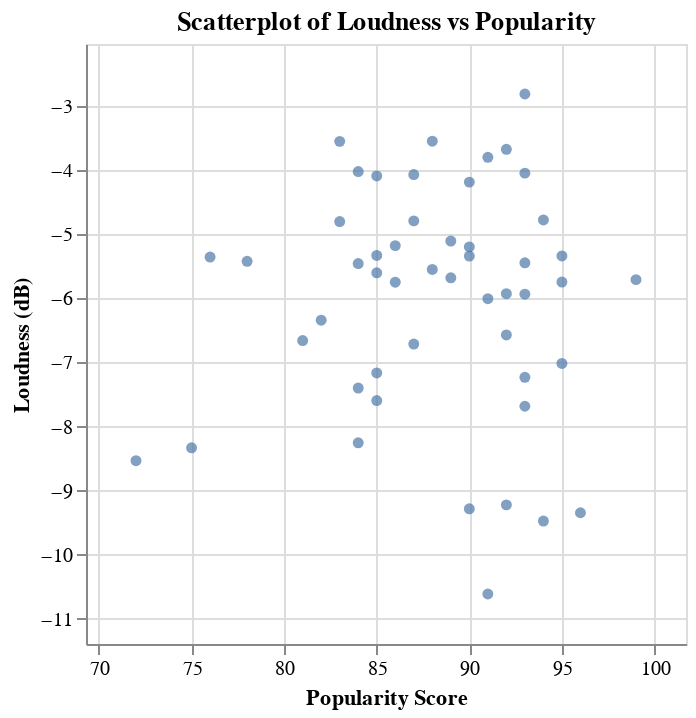

Notebook cell for this chart:
### Markdown cell above
Awesome! Let's try answering this question: Is there a relationship between how loud a song is in decibels and its popularity? Since we are trying to answer a question regarding the relationship between 2 quantitative variables, we should use scatterplot to visualize it.

### Code cell
plt.rcParams['figure.figsize'] = (10, 8)

pop_min, pop_max = spotify_raw["popularity"].min(), spotify_raw["popularity"].max()
loud_min, loud_max = spotify_raw["loudness"].min(), spotify_raw["loudness"].max()

pop_range = pop_max - pop_min
loud_range = loud_max - loud_min

pop_padding = pop_range * 0.1
loud_padding = loud_range * 0.1

# spotify_scatterplot = alt.Chart(...,
#                             title = "Scatterplot of Loudness vs Popularity"
#                             )...(
#                                 x = alt.X("popularity").title("Popularity Score")
#                                 .scale(domain=[pop_min - pop_padding, pop_max + pop_padding]),
#                                 y = alt.Y("loudness").title("Loudness (dB)")
#                                 .scale(domain=[loud_min - loud_padding, loud_max + loud_padding]),
#                                 )
# ...

# Solution below
spotify_scatterplot = alt.Chart(spotify_raw,
                            title = "Scatterplot of Loudness vs Popularity"
                            ).mark_circle().encode(
                                x = alt.X("popularity").title("Popularity Score")
                                .scale(domain=[pop_min - pop_padding, pop_max + pop_padding]),
                                y = alt.Y("loudness").title("Loudness (dB)")
                                .scale(domain=[loud_min - loud_padding, loud_max + loud_padding]),
                                )
spotify_scatterplot

### Figure 1 — Vega-Lite specification as saved in the notebook (floating-point values rounded to 4 significant figures)
{"config": {"view": {"continuousWidth": 300, "continuousHeight": 300}}, "data": {"name": "data-eafcae488f3ad7e01dd29be0cbc39b7c"}, "mark": {"type": "circle"}, "encoding": {"x": {"field": "popularity", "scale": {"domain": [69.3, 101.7]}, "title": "Popularity Score", "type": "quantitative"}, "y": {"field": "loudness", "scale": {"domain": [-11.39, -2.03]}, "title": "Loudness (dB)", "type": "quantitative"}}, "title": "Scatterplot of Loudness vs Popularity", "$schema": "https://vega.github.io/schema/vega-lite/v5.20.1.json", "datasets": {"data-eafcae488f3ad7e01dd29be0cbc39b7c": [{"artist_name": "Miley Cyrus", "track_name": "Flowers", "album_release_date": "2023-08-18", "genres": "pop", "danceability": 0.706, "energy": 0.691, "loudness": -4.775, "key": 0, "tempo": 118.0, "duration_ms": 200600, "time_signature": 4, "popularity": 94, "pop": true}, {"artist_name": "SZA", "track_name": "Kill Bill", "album_release_date": "2022-12-08", "genres": "pop, r&b, rap", "danceability": 0.644, "energy": 0.735, "loudness": -5.747, "key": 8, "tempo": 88.98, "duration_ms": 153947, "time_signature": 4, "popularity": 86, "pop": false}, {"artist_name": "Harry Styles", "track_name": "As It Was", "album_release_date": "2022-05-20", "genres": "pop", "danceability": 0.52, "energy": 0.731, "loudness": -5.338, "key": 6, "tempo": 173.9, "duration_ms": 167303, "time_signature": 4, "popularity": 95, "pop": true}, {"artist_name": "Jung Kook", "track_name": "Seven (feat. Latto) (Explicit Ver.)", "album_release_date": "2023-11-03", "genres": "k-pop", "danceability": 0.79, "energy": 0.831, "loudness": -4.185, "key": 11, "tempo": 125.0, "duration_ms": 183551, "time_signature": 4, "popularity": 90, "pop": false}, {"artist_name": "Eslabon Armado", "track_name": "Ella Baila Sola", "album_release_date": "2023-04-28", "genres": "corrido, corridos tumbados, sad sierreno, sierreno", "danceability": 0.668, "energy": 0.758, "loudness": -5.176, "key": 5, "tempo": 148.0, "duration_ms": 165671, "time_signature": 3, "popularity": 86, "pop": false}, {"artist_name": "Taylor Swift", "track_name": "Cruel Summer", "album_release_date": "2019-08-23", "genres": "pop", "danceability": 0.552, "energy": 0.702, "loudness": -5.707, "key": 9, "tempo": 170.0, "duration_ms": 178427, "time_signature": 4, "popularity": 99, "pop": true}, {"artist_name": "Metro Boomin", "track_name": "Creepin' (with The Weeknd & 21 Savage)", "album_release_date": "2022-12-02", "genres": "rap", "danceability": 0.715, "energy": 0.62, "loudness": -6.005, "key": 1, "tempo": 97.95, "duration_ms": 221520, "time_signature": 4, "popularity": 91, "pop": false}, {"artist_name": "Rema", "track_name": "Calm Down (with Selena Gomez)", "album_release_date": "2023-04-27", "genres": "afrobeats, nigerian pop", "danceability": 0.799, "energy": 0.802, "loudness": -5.196, "key": 11, "tempo": 107.0, "duration_ms": 239318, "time_signature": 4, "popularity": 90, "pop": false}, {"artist_name": "Bizarrap", "track_name": "Shakira: Bzrp Music Sessions, Vol. 53", "album_release_date": "2023-01-11", "genres": "argentine hip hop, pop venezolano, trap argentino, trap latino, urbano latino", "danceability": 0.778, "energy": 0.632, "loudness": -5.6, "key": 2, "tempo": 122.1, "duration_ms": 218289, "time_signature": 4, "popularity": 85, "pop": false}, {"artist_name": "Taylor Swift", "track_name": "Anti-Hero", "album_release_date": "2022-10-21", "genres": "pop", "danceability": 0.637, "energy": 0.643, "loudness": -6.571, "key": 4, "tempo": 97.01, "duration_ms": 200690, "time_signature": 4, "popularity": 92, "pop": true}, {"artist_name": "Arctic Monkeys", "track_name": "I Wanna Be Yours", "album_release_date": "2013-09-09", "genres": "garage rock, modern rock, permanent wave, rock, sheffield indie", "danceability": 0.464, "energy": 0.417, "loudness": -9.345, "key": 0, "tempo": 67.53, "duration_ms": 183956, "time_signature": 4, "popularity": 96, "pop": false}, {"artist_name": "KAROL G", "track_name": "TQG", "album_release_date": "2023-02-24", "genres": "reggaeton, reggaeton colombiano, trap latino, urbano latino", "danceability": 0.72, "energy": 0.63, "loudness": -3.547, "key": 4, "tempo": 180.0, "duration_ms": 199440, "time_signature": 4, "popularity": 88, "pop": false}, {"artist_name": "Yng Lvcas", "track_name": "La Bebe - Remix", "album_release_date": "2023-03-17", "genres": "reggaeton, urbano mexicano", "danceability": 0.812, "energy": 0.479, "loudness": -5.678, "key": 2, "tempo": 169.9, "duration_ms": 234353, "time_signature": 4, "popularity": 89, "pop": false}, {"artist_name": "David Guetta", "track_name": "I'm Good (Blue)", "album_release_date": "2022-08-26", "genres": "big room, dance pop, edm, pop, pop dance", "danceability": 0.561, "energy": 0.965, "loudness": -3.673, "key": 7, "tempo": 128.0, "duration_ms": 175238, "time_signature": 4, "popularity": 92, "pop": false}, {"artist_name": "The Weeknd", "track_name": "Die For You", "album_release_date": "2016-11-24", "genres": "canadian contemporary r&b, canadian pop, pop", "danceability": 0.586, "energy": 0.525, "loudness": -7.163, "key": 1, "tempo": 133.6, "duration_ms": 260253, "time_signature": 4, "popularity": 85, "pop": false}, {"artist_name": "Grupo Frontera", "track_name": "un x100to", "album_release_date": "2023-08-25", "genres": "musica chihuahuense", "danceability": 0.571, "energy": 0.72, "loudness": -4.089, "key": 9, "tempo": 83.83, "duration_ms": 194563, "time_signature": 4, "popularity": 85, "pop": false}, {"artist_name": "Sam Smith", "track_name": "Unholy (feat. Kim Petras)", "album_release_date": "2023-01-27", "genres": "pop, uk pop", "danceability": 0.712, "energy": 0.463, "loudness": -7.399, "key": 2, "tempo": 131.2, "duration_ms": 156943, "time_signature": 4, "popularity": 84, "pop": false}, {"artist_name": "Manuel Turizo", "track_name": "La Bachata", "album_release_date": "2023-03-17", "genres": "colombian pop, latin pop, reggaeton, reggaeton colombiano, trap latino, urbano latino", "danceability": 0.835, "energy": 0.679, "loudness": -5.329, "key": 7, "tempo": 125.0, "duration_ms": 162638, "time_signature": 4, "popularity": 85, "pop": false}, {"artist_name": "PinkPantheress", "track_name": "Boy's a liar Pt. 2", "album_release_date": "2023-11-10", "genres": "bedroom pop", "danceability": 0.696, "energy": 0.809, "loudness": -8.254, "key": 5, "tempo": 133.0, "duration_ms": 131013, "time_signature": 4, "popularity": 84, "pop": false}, {"artist_name": "David Kushner", "track_name": "Daylight", "album_release_date": "2023-04-14", "genres": "gen z singer-songwriter, singer-songwriter pop", "danceability": 0.508, "energy": 0.43, "loudness": -9.475, "key": 2, "tempo": 130.1, "duration_ms": 212954, "time_signature": 4, "popularity": 94, "pop": false}, {"artist_name": "Tom Odell", "track_name": "Another Love", "album_release_date": "2013-06-24", "genres": "chill pop", "danceability": 0.445, "energy": 0.537, "loudness": -8.532, "key": 4, "tempo": 122.8, "duration_ms": 244360, "time_signature": 4, "popularity": 72, "pop": false}, {"artist_name": "The Weeknd", "track_name": "Starboy", "album_release_date": "2016-11-25", "genres": "canadian contemporary r&b, canadian pop, pop", "danceability": 0.679, "energy": 0.587, "loudness": -7.015, "key": 7, "tempo": 186.0, "duration_ms": 230453, "time_signature": 4, "popularity": 95, "pop": false}, {"artist_name": "Yandel", "track_name": "Yandel 150", "album_release_date": "2023-01-13", "genres": "latin hip hop, reggaeton, trap latino, urbano latino", "danceability": 0.783, "energy": 0.729, "loudness": -3.549, "key": 6, "tempo": 168.0, "duration_ms": 216148, "time_signature": 4, "popularity": 83, "pop": false}, {"artist_name": "FIFTY FIFTY", "track_name": "Cupid - Twin Ver.", "album_release_date": "2023-09-22", "genres": "k-pop girl group", "danceability": 0.783, "energy": 0.592, "loudness": -8.332, "key": 11, "tempo": 120.0, "duration_ms": 174253, "time_signature": 4, "popularity": 75, "pop": false}, {"artist_name": "The Weeknd", "track_name": "Die For You (with Ariana Grande) - Remix", "album_release_date": "2023-03-14", "genres": "canadian contemporary r&b, canadian pop, pop", "danceability": 0.575, "energy": 0.5, "loudness": -7.594, "key": 1, "tempo": 67.03, "duration_ms": 232857, "time_signature": 4, "popularity": 85, "pop": false}, {"artist_name": "OneRepublic", "track_name": "I Ain't Worried", "album_release_date": "2022-05-13", "genres": "piano rock, pop", "danceability": 0.704, "energy": 0.797, "loudness": -5.927, "key": 0, "tempo": 140.0, "duration_ms": 148486, "time_signature": 4, "popularity": 92, "pop": false}, {"artist_name": "d4vd", "track_name": "Here With Me", "album_release_date": "2023-05-26", "genres": "bedroom pop", "danceability": 0.571, "energy": 0.458, "loudness": -9.283, "key": 4, "tempo": 132.0, "duration_ms": 242485, "time_signature": 4, "popularity": 90, "pop": false}, {"artist_name": "Morgan Wallen", "track_name": "Last Night", "album_release_date": "2023-03-03", "genres": "contemporary country", "danceability": 0.492, "energy": 0.675, "loudness": -5.456, "key": 6, "tempo": 203.8, "duration_ms": 163855, "time_signature": 4, "popularity": 84, "pop": false}, {"artist_name": "JVKE", "track_name": "golden hour", "album_release_date": "2022-09-23", "genres": "modern indie pop, pov: indie, singer-songwriter pop", "danceability": 0.515, "energy": 0.593, "loudness": -4.801, "key": 4, "tempo": 94.47, "duration_ms": 209260, "time_signature": 3, "popularity": 83, "pop": false}, {"artist_name": "Stephen Sanchez", "track_name": "Until I Found You (with Em Beihold) - Em Beihold Version", "album_release_date": "2022-04-22", "genres": "gen z singer-songwriter", "danceability": 0.551, "energy": 0.55, "loudness": -5.339, "key": 10, "tempo": 101.2, "duration_ms": 176440, "time_signature": 3, "popularity": 90, "pop": false}, {"artist_name": "Myke Towers", "track_name": "LALA", "album_release_date": "2023-03-23", "genres": "reggaeton, trap latino, urbano latino", "danceability": 0.708, "energy": 0.737, "loudness": -4.045, "key": 1, "tempo": 91.99, "duration_ms": 197920, "time_signature": 4, "popularity": 93, "pop": false}, {"artist_name": "Bizarrap", "track_name": "Quevedo: Bzrp Music Sessions, Vol. 52", "album_release_date": "2022-07-06", "genres": "argentine hip hop, pop venezolano, trap argentino, trap latino, urbano latino", "danceability": 0.621, "energy": 0.782, "loudness": -5.548, "key": 2, "tempo": 128.0, "duration_ms": 198938, "time_signature": 4, "popularity": 88, "pop": false}, {"artist_name": "Ozuna", "track_name": "Hey Mor", "album_release_date": "2022-10-07", "genres": "puerto rican pop, reggaeton, trap latino, urbano latino", "danceability": 0.901, "energy": 0.589, "loudness": -6.713, "key": 1, "tempo": 98.0, "duration_ms": 196600, "time_signature": 4, "popularity": 87, "pop": false}, {"artist_name": "Feid", "track_name": "CLASSY 101", "album_release_date": "2023-03-31", "genres": "colombian pop, pop reggaeton, reggaeton, reggaeton colombiano, trap latino, urbano latino", "danceability": 0.859, "energy": 0.658, "loudness": -4.79, "key": 11, "tempo": 100.1, "duration_ms": 195987, "time_signature": 4, "popularity": 87, "pop": false}, {"artist_name": "Doja Cat", "track_name": "Paint The Town Red", "album_release_date": "2023-09-20", "genres": "dance pop, pop", "danceability": 0.864, "energy": 0.556, "loudness": -7.683, "key": 2, "tempo": 99.97, "duration_ms": 230480, "time_signature": 4, "popularity": 93, "pop": false}, {"artist_name": "The Neighbourhood", "track_name": "Sweater Weather", "album_release_date": "2013-04-19", "genres": "modern alternative rock, modern rock, pop", "danceability": 0.612, "energy": 0.807, "loudness": -2.81, "key": 10, "tempo": 124.1, "duration_ms": 240400, "time_signature": 4, "popularity": 93, "pop": false}, {"artist_name": "SZA", "track_name": "Snooze", "album_release_date": "2022-12-09", "genres": "pop, r&b, rap", "danceability": 0.559, "energy": 0.551, "loudness": -7.231, "key": 5, "tempo": 143.0, "duration_ms": 201800, "time_signature": 4, "popularity": 93, "pop": false}, {"artist_name": "Taylor Swift", "track_name": "Blank Space", "album_release_date": "2014-10-27", "genres": "pop", "danceability": 0.753, "energy": 0.678, "loudness": -5.421, "key": 5, "tempo": 96.01, "duration_ms": 231827, "time_signature": 4, "popularity": 78, "pop": true}, {"artist_name": "The Weeknd", "track_name": "Blinding Lights", "album_release_date": "2020-03-20", "genres": "canadian contemporary r&b, canadian pop, pop", "danceability": 0.514, "energy": 0.73, "loudness": -5.934, "key": 1, "tempo": 171.0, "duration_ms": 200040, "time_signature": 4, "popularity": 93, "pop": false}, {"artist_name": "Bad Bunny", "track_name": "WHERE SHE GOES", "album_release_date": "2023-10-13", "genres": "reggaeton, trap latino, urbano latino", "danceability": 0.651, "energy": 0.799, "loudness": -4.02, "key": 9, "tempo": 144.0, "duration_ms": 231704, "time_signature": 4, "popularity": 84, "pop": false}, {"artist_name": "Jimin", "track_name": "Like Crazy", "album_release_date": "2023-03-24", "genres": "k-pop", "danceability": 0.629, "energy": 0.733, "loudness": -5.445, "key": 7, "tempo": 120.0, "duration_ms": 212241, "time_signature": 4, "popularity": 93, "pop": false}, {"artist_name": "Eminem", "track_name": "Mockingbird", "album_release_date": "2004-11-12", "genres": "detroit hip hop, hip hop, rap", "danceability": 0.637, "energy": 0.678, "loudness": -3.798, "key": 0, "tempo": 84.04, "duration_ms": 250760, "time_signature": 4, "popularity": 91, "pop": false}, {"artist_name": "RAYE", "track_name": "Escapism.", "album_release_date": "2023-02-03", "genres": "uk contemporary r&b, uk pop", "danceability": 0.538, "energy": 0.742, "loudness": -5.355, "key": 2, "tempo": 96.11, "duration_ms": 272373, "time_signature": 4, "popularity": 76, "pop": false}, {"artist_name": "Olivia Rodrigo", "track_name": "vampire", "album_release_date": "2023-09-08", "genres": "pop", "danceability": 0.511, "energy": 0.532, "loudness": -5.745, "key": 5, "tempo": 138.0, "duration_ms": 219724, "time_signature": 4, "popularity": 95, "pop": true}, {"artist_name": "Peso Pluma", "track_name": "PRC", "album_release_date": "2023-06-29", "genres": "corridos tumbados, sad sierreno", "danceability": 0.784, "energy": 0.826, "loudness": -6.34, "key": 7, "tempo": 138.1, "duration_ms": 184066, "time_signature": 3, "popularity": 82, "pop": false}, {"artist_name": "Tyler, The Creator", "track_name": "See You Again (feat. Kali Uchis)", "album_release_date": "2017-07-21", "genres": "hip hop, rap", "danceability": 0.558, "energy": 0.559, "loudness": -9.222, "key": 6, "tempo": 78.56, "duration_ms": 180387, "time_signature": 4, "popularity": 92, "pop": false}, {"artist_name": "Bad Bunny", "track_name": "Me Porto Bonito", "album_release_date": "2022-05-06", "genres": "reggaeton, trap latino, urbano latino", "danceability": 0.911, "energy": 0.712, "loudness": -5.105, "key": 1, "tempo": 92.0, "duration_ms": 178567, "time_signature": 4, "popularity": 89, "pop": false}, {"artist_name": "NewJeans", "track_name": "OMG", "album_release_date": "2023-01-02", "genres": "k-pop, k-pop girl group", "danceability": 0.804, "energy": 0.771, "loudness": -4.067, "key": 9, "tempo": 127.0, "duration_ms": 212253, "time_signature": 4, "popularity": 87, "pop": false}, {"artist_name": "Natanael Cano", "track_name": "AMG", "album_release_date": "2023-06-30", "genres": "corrido, corridos tumbados, musica mexicana, sad sierreno, sierreno", "danceability": 0.772, "energy": 0.73, "loudness": -6.657, "key": 11, "tempo": 136.2, "duration_ms": 174943, "time_signature": 3, "popularity": 81, "pop": false}, {"artist_name": "d4vd", "track_name": "Romantic Homicide", "album_release_date": "2022-07-20", "genres": "bedroom pop", "danceability": 0.571, "energy": 0.544, "loudness": -10.61, "key": 6, "tempo": 132.1, "duration_ms": 132631, "time_signature": 4, "popularity": 91, "pop": false}]}}
